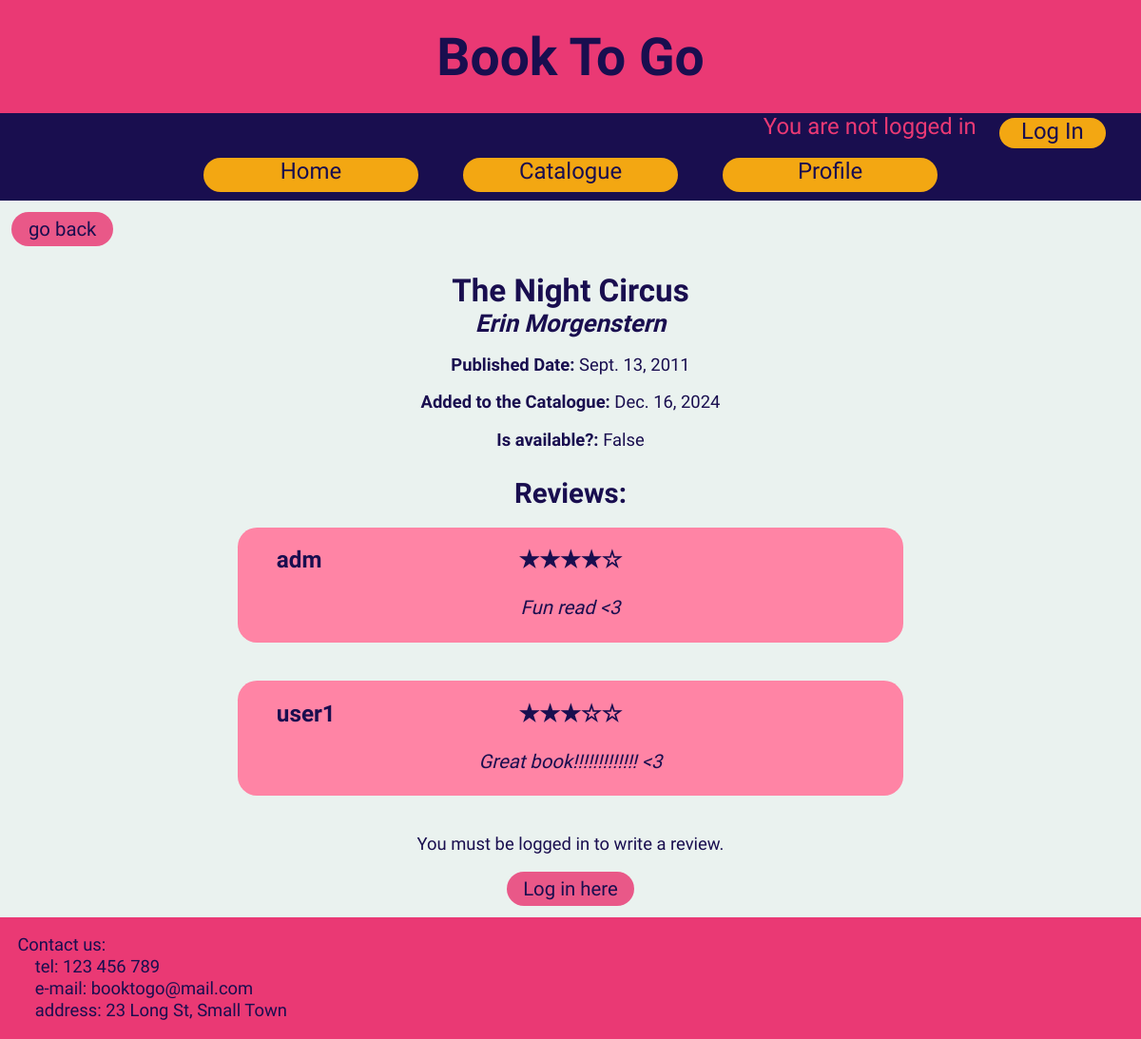
The app's page /book_site/book/1/ with its own data.
### book_site/models.py (models this page shows, shortened)
class Book(models.Model):
    title = models.CharField(max_length=127)
    author = models.CharField(max_length=31)
    available = models.BooleanField()
    pub_date = models.DateField()
    date_added = models.DateField(auto_now_add=True)

class BookReview(models.Model):
    book = models.ForeignKey(Book, on_delete=models.CASCADE, related_name='reviews')
    review_text = models.TextField()
    stars = models.PositiveIntegerField(choices=[(i, str(i)) for i in range(1, 6)])
    user = models.ForeignKey(User, on_delete=models.CASCADE, related_name='book_reviews')
    created_at = models.DateTimeField(auto_now_add=True)

### book_site/views.py (the view)
# urls.py: path('book/<int:book_id>/', views.book_details, name='book_details'),
def book_details(request, book_id):
    book = get_object_or_404(Book, pk=book_id)
    reviews = BookReview.objects.filter(book=book)
    review_to_edit = None
    if request.method == 'POST':
        if 'delete_review' in request.POST:
            review_id = request.POST.get('review_id')
            review = get_object_or_404(BookReview, pk=review_id, user=request.user)
            review.delete()
            return redirect('book_details', book_id=book.id)
        else:
            review_id = request.POST.get('review_id')
            if review_id:
                review = get_object_or_404(BookReview, pk=review_id, user=request.user)
                form = BookReviewForm(request.POST, instance=review)
                review_to_edit = review
            else:
                form = BookReviewForm(request.POST)
            user_reviewed = BookReview.objects.filter(book=book, user=request.user).exists()
            if user_reviewed and not review_id:
                form.add_error(None, "You have already reviewed this book.")
            else:
                if form.is_valid():
                    review = form.save(commit=False)
                    review.book = book
                    review.user = request.user
                    review.save()
                    return redirect('book_details', book_id=book.id)
                else:
                    form.add_error(None, "You need to choose a star rating")
    else:
        review_id = request.GET.get('review_id')
        if review_id:
            review = get_object_or_404(BookReview, pk=review_id, user=request.user)
            form = BookReviewForm(instance=review)
            review_to_edit = review
        else:
            form = BookReviewForm()
    context = {
        'book': book,
        'reviews': reviews,
        'form': form,
        'review_to_edit': review_to_edit,
    }
    return render(request, 'book_site/book_details.html', context)

### book_site/templates/book_site/book_details.html (shortened to what this page needs)
{% extends "book_site/base.html" %}
{% block content %}
    <div class="GoBackDIV"><a href="{% url 'catalogue' %}" class="btn-btn-info">go back</a></div>
    <div class="header_Details">
        <h2>{{ book.title }}</h2>
        <p class="author_Det">{{ book.author }}</p>
    </div>
    <div class="book_Details">
        <p><strong>Published Date:</strong> {{ book.pub_date }}</p>
        <p><strong>Added to the Catalogue:</strong> {{ book.date_added }}</p>
        <p><strong>Is available?:</strong> {{ book.available }}</p>
    </div>
    <h3>Reviews:</h3>
    {% if reviews %}
        <ul class="Reviews">
            {% for review in reviews %}
                <li>
                    <div class="reviewHeader">
                        <p class="username">{{ review.user.username }}</p>
                        <p class="stars">
                            {% if review.stars == 5 %}
                                ★★★★★
                            {% elif review.stars == 4 %}
                                ★★★★☆
                            {% elif review.stars == 3 %}
                                ★★★☆☆
                            {% elif review.stars == 2 %}
                                ★★☆☆☆
                            {% elif review.stars == 1 %}
                                ★☆☆☆☆
                            {% else %}
                                No rating
                            {% endif %}
                        </p>
                    </div>
                    <p class="text">{{ review.review_text }}</p>
                </li>
            {% endfor %}
        </ul>
    {% else %}
        <p class="noReviews">No reviews yet.</p>
    {% endif %}
    {% if user.is_authenticated %}
        <h4>{% if review_to_edit %}Edit{% else %}Write{% endif %} a Review:</h4>
        <form method="post" class="ReviewForm">
            {% csrf_token %}
            {% if form.non_field_errors %}
                <div class="errorlist">
                    {% for error in form.non_field_errors %}
                        <p class="errorReset">{{ error }}</p>
                    {% endfor %}
                </div>
            {% endif %}
            <div class="ReviewFormDiv">
                <div class="ReviewFormTextDiv">
                    <label for="id_stars">Rating:</label>
                    {{ form.stars }}
                </div>
                <div class="ReviewFormTextDiv">
                    <label for="review_text">Review:</label> {{ form.review_text }}
                </div>
                {% if review_to_edit %}
                    <input type="hidden" name="review_id" value="{{ review_to_edit.id }}">
                {% endif %}
            </div>
            <button type="submit">{% if review_to_edit %}Update{% else %}Submit{% endif %} Review</button>
        </form>
    {% else %}
        <div>
            <p class="noReviews">You must be logged in to write a review.</p>
            <div class="NotLoggedReviewDIV">
                <a href="{% url 'login_redirect' %}" class="btn-btn-info">Log in here</a>
            </div>
        </div>
    {% endif %}
{% endblock %}

### static/book_site/styles.css (style rules this page uses)
:root { --colorhfbg: #ea3974; --colorbg: #EAF2EF; --colortext: #190E4F; --colornavbg: #190E4F; --colornavbox: #F3A712; }
html { height: 100%; }
body { background-color: var(--colorbg); color: var(--colortext); font-family: 'Grenze Gotisch', sans-serif; position: relative; margin: 0; height: 100%; display: flex; flex-direction: column; min-height: 100vh; font-size: 2.3vh; }
h2 { font-size: 1.8em; justify-content: center; width: 100%; text-align: center; }
ul { height: 3.5em; list-style-type: none; justify-items: center; padding-inline-start: 0; margin: -1em; }
ul li { height: 0.8em; font-size: 0.8em; align-items: center; justify-content: center; }
.Reviews { height: revert; margin-bottom: 2em; margin-top: 1em; }
.Reviews li { height: auto; font-size: 1.1em; justify-items: center; text-align: center; margin-top: 0.4em; background-color: #ff84a5; border-radius: 1em; padding: 0.5em 2em; width: 50%; margin-bottom: 2em; }
.reviewHeader { display: flex; flex-direction: row; width: 100%; align-items: center; justify-content: space-between; position: relative; }
.username, .stars { font-weight: bold; margin-bottom: 0.4em; margin-top: 0.4em; font-size: 1.2em; }
.username { flex: 1; text-align: left; }
.stars { position: absolute; left: 50%; transform: translateX(-50%); text-align: center; }
.text { font-style: italic; margin-bottom: 0.7em; margin-top: 0.7em; }
.header_Details { justify-content: space-between; align-items: flex-start; width: 100%; justify-items: center; }
.author_Det { font-size: 1.4em; margin: -1.1em 0 0; font-style: italic; width: 100%; text-align: center; font-weight: bold; }
.noReviews { width: 100%; text-align: center; }
.NotLoggedReviewDIV { background-color: rgba(234, 57, 116, 0.83); color: var(--colortext); height: 1.5em; font-size: 1.3em; width: 10ch; border-radius: 1em; margin: 0 0 0.5em; font-family: 'Grenze Gotisch', sans-serif; text-decoration: none; justify-self: center; align-content: center; text-align: center; display: flex; align-items: center; justify-content: center; }
.GoBackDIV { background-color: rgba(234, 57, 116, 0.83); color: var(--colortext); height: 1.5em; font-size: 1.3em; width: 8ch; border-radius: 1em; margin: 0.5em 0 0 0.5em; font-family: 'Grenze Gotisch', sans-serif; text-decoration: none; align-content: center; text-align: center; display: flex; align-items: center; justify-content: center; }
h3 { font-size: 1.6em; width: 100%; text-align: center; font-weight: bold; margin-bottom: 0.5em; }
.book_Details { justify-items: center; }
.btn-btn-info { color: var(--colortext); text-decoration: none; font-size: 0.85em; display: inline-block;; }

### records on screen
Book: title "The Night Circus", author "Erin Morgenstern", pub_date "Sept. 13, 2011", date_added "Dec. 16, 2024", available "False"
BookReview: user.username "adm", review_text "Fun read <3"
BookReview: user.username "user1", review_text "Great book!!!!!!!!!!!!! <3"
